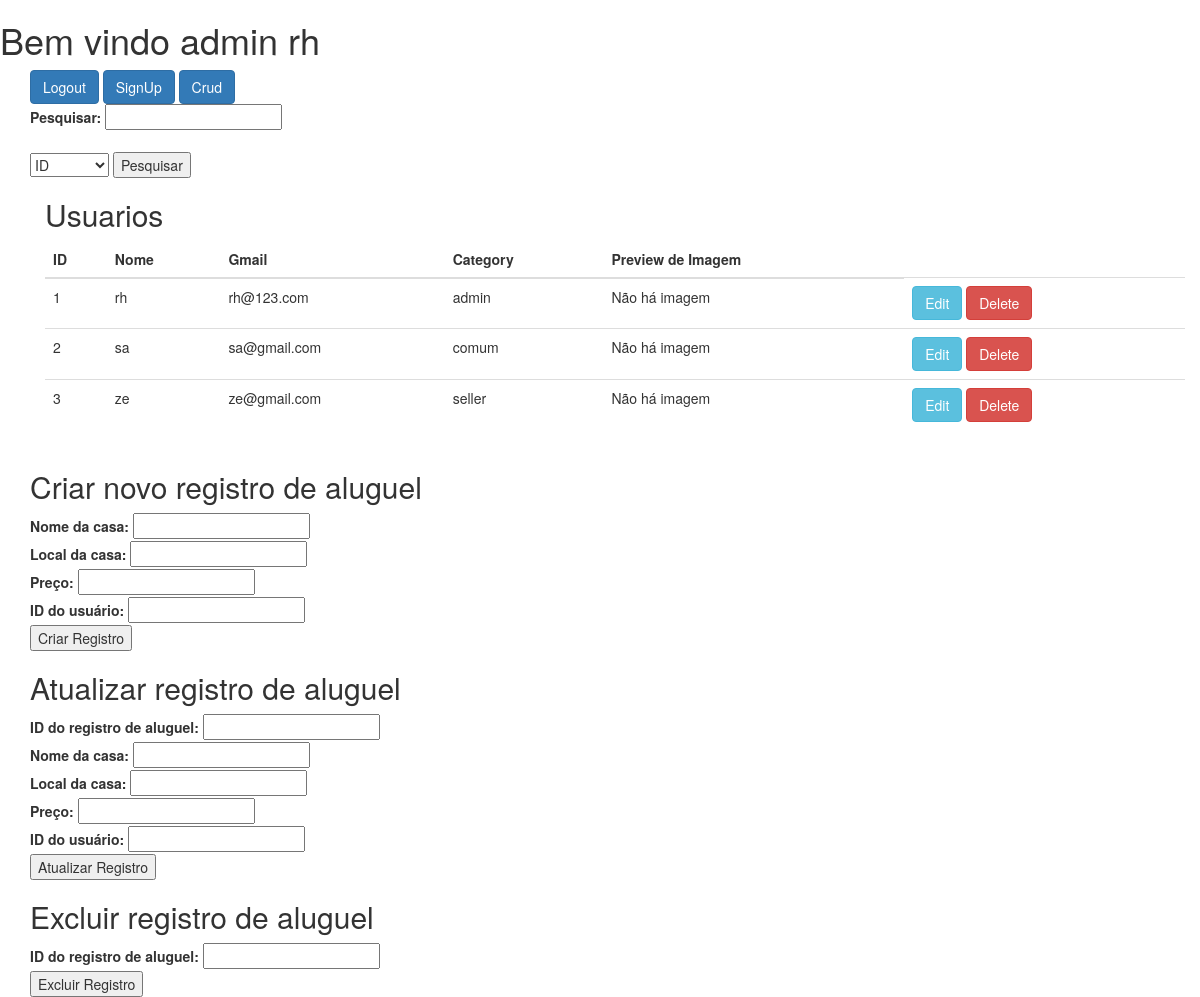
Screenshot of /Projeto_Alluh/cadastro/Vendendor/teste.php (signed in) with the database file from the repository.
### tables this page shows
CREATE TABLE IF NOT EXISTS `registration` (
  `id` int NOT NULL AUTO_INCREMENT,
  `username` varchar(220) NOT NULL,
  `email` varchar(220) NOT NULL,
  `password` varchar(220) NOT NULL,
  `category` varchar(220) NOT NULL,
  `cpf` varchar(11) NOT NULL,
  PRIMARY KEY (`id`)
);

### Projeto_Alluh/cadastro/Vendendor/teste.php (the view, shortened to what this page needs)
<?php
include '../connect&login/connect.php';
$sql = "SELECT * FROM registration";
$imagensPorUsuario = array();
?>
<!DOCTYPE html>
<html lang="pt-br">
<head>
    <link rel="stylesheet" href="https://maxcdn.bootstrapcdn.com/bootstrap/3.4.0/css/bootstrap.min.css">
</head>
<body>
<h1 class="Welcome">Bem vindo admin
    <?php echo $_SESSION['username'];  ?>
    </h1>
    <div class="container">
      <a href="../connect&login/logout.php" class="btn btn-primary mt-5">Logout</a>
      <a href="signup_admin.php" class="btn btn-primary mt-5">SignUp</a>
      <a href="crud_admin.php"class="btn btn-primary mt-5">Crud</a>
      <br>
    <form method="POST">
        <label>Pesquisar: </label>
        <input type="text" name="research"><br><br>
        <select name="searchBy">
            <option value="id">ID</option>
        </select>
        <input type="submit" value="Pesquisar" name="SendPesqUser">
    </form>
    <?php
    $SendPesqUser = filter_input(INPUT_POST, 'SendPesqUser', FILTER_SANITIZE_STRING);
    if (!$SendPesqUser || empty($_POST['research'])) {
        $sql = "SELECT * FROM registration";
    } else {
        $searchBy = $_POST['searchBy'];
        $research = filter_input(INPUT_POST, 'research', FILTER_SANITIZE_STRING);
        $sql = "SELECT * FROM registration WHERE $searchBy LIKE '%$research%'";
    }
    $result = $con->query($sql);
    if ($result) {
        echo "<div class='container'>";
        echo "<h2>Usuarios</h2>";
        echo "<table class='table'>";
        echo "<thead>";
        echo "<tr>";
        echo "<th>ID</th>";
        echo "<th>Nome</th>";
        echo "<th>Gmail</th>";
        echo "<th>Category</th>";
        echo "<th>Preview de Imagem</th>";
        echo "</tr>";
        echo "</thead>";
        echo "<tbody>";
        while ($row = $result->fetch_assoc()) {
            echo "<tr>";
            echo "<td>" . $row['id'] . "</td>";
            echo "<td>" . $row['username'] . "</td>";
            echo "<td>" . $row['email'] . "</td>";
            echo "<td>" . $row['category'] . "</td>";
            echo "<td>";
            if (isset($imagensPorUsuario) && isset($imagensPorUsuario[$row['id']])) {
                $imagem = $imagensPorUsuario[$row['id']];
                $caminhoDaImagem = "imagens/" . $row['id'] . "/" . $imagem;
                echo "<img src='$caminhoDaImagem' width='100' height='100' alt='Imagem'>";
            } else {
                echo "Não há imagem";
            }
            echo "</td>";
            echo "<td><a class='btn btn-info' href='update.php?id=" . $row['id'] . "'>Edit</a>&nbsp;";
            echo "<a class='btn btn-danger' href='delete.php?id=" . $row['id'] . "'>Delete</a></td>";
            echo "</tr>";
        }
        echo "</tbody>";
        echo "</table>";
        echo "</div>";
    } else {
        echo "<p>Erro na consulta.</p>";
    }
    ?>
    <form method="POST">
        <h2>Criar novo registro de aluguel</h2>
        <label>Nome da casa:</label>
        <input type="text" name="inome_casa"><br>
        <label>Local da casa:</label>
        <input type="text" name="local_casa"><br>
        <label>Preço:</label>
        <input type="text" name="preco"><br>
        <label>ID do usuário:</label>
        <input type="text" name="usuario_id"><br>
        <input type="submit" value="Criar Registro">
    </form>
    <form method="POST">
        <h2>Atualizar registro de aluguel</h2>
        <label>ID do registro de aluguel:</label>
        <input type="text" name="rent_id"><br>
        <label>Nome da casa:</label>
        <input type="text" name="inome_casa"><br>
        <label>Local da casa:</label>
        <input type="text" name="local_casa"><br>
        <label>Preço:</label>
        <input type="text" name="preco"><br>
        <label>ID do usuário:</label>
        <input type="text" name="usuario_id"><br>
        <input type="submit" value="Atualizar Registro">
    </form>
    <form method="POST">
        <h2>Excluir registro de aluguel</h2>
        <label>ID do registro de aluguel:</label>
        <input type="text" name="rent_id"><br>
        <input type="submit" value="Excluir Registro">
    </form>
    </div>
</body>
</html>

### rows the page displays
registration: id "1", username "rh", email "rh@123.com", category "admin", shows "Não há imagem"
registration: id "2", username "sa", email "sa@gmail.com", category "comum", shows "Não há imagem"
registration: id "3", username "ze", email "ze@gmail.com", category "seller", shows "Não há imagem"

### other values shown
$_SESSION['username'] "rh"
